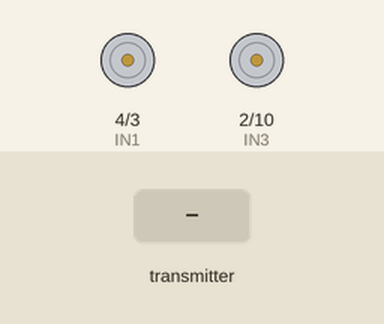
This sketch was run on a simulated Arduino Uno, built with avr-gcc and run on an emulated ATmega328P. Parts: motor-driver pin pairs drawn as motors (green arrow = first pin HIGH = forward, orange = second pin HIGH = backward, longer = more drive, scaled by the enable pin). Inputs (shaded band) come from the test bench. No radio packets arrive unless stated; what the sketch prints to the serial monitor is not drawn.

Above: at 1.2 s.
1.3 s: the transmitter starts sending x = 256
At 1.8 s:
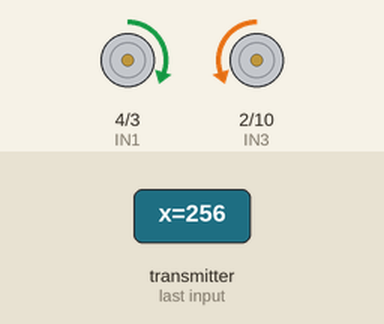
2.8 s: the transmitter starts sending y = 256
At 4.0 s:
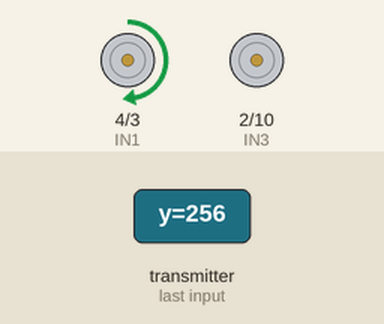
4.3 s: the transmitter starts sending x = 0
At 5.2 s:
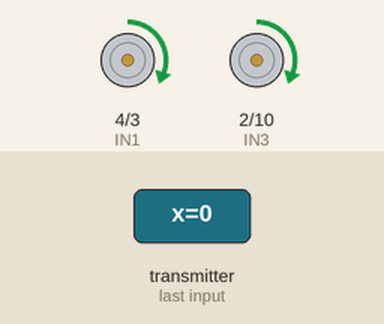
5.8 s: the transmitter starts sending y = 512
At 6.4 s:
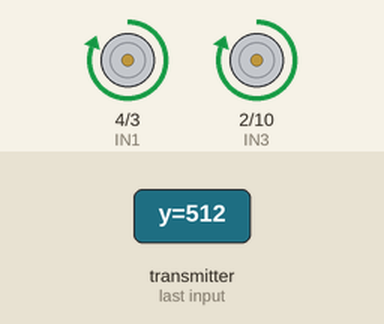
7.3 s: the transmitter starts sending x = 512
At 7.6 s:
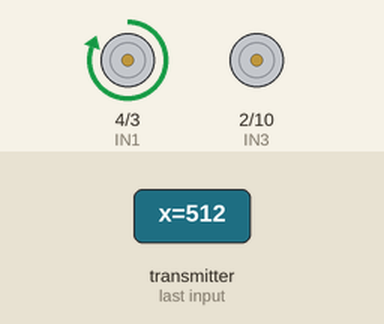
8.8 s: the transmitter starts sending y = 0
At 9.9 s:
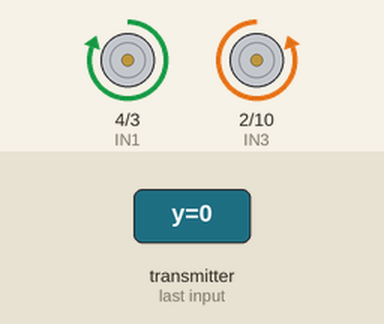
Timing chart, 0 to 11.3 s (numbered marks = the images above; inputs shaded):
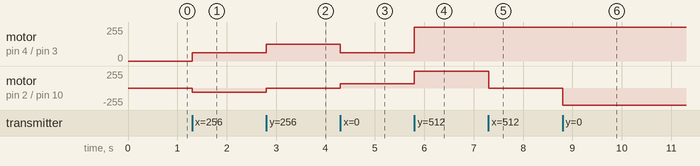

The sketch:

receptor.ino
```cpp
#include <SPI.h>
#include <nRF24L01.h>
#include <RF24.h>

RF24 radio(7, 8);  // CE, CSN

const byte endereco[6] = "SUMO1";

// -------------------------
// L298N
// -------------------------

const int ENA = 5;
const int IN1 = 4;
const int IN2 = 3;

const int ENB = 6;
const int IN3 = 2;
const int IN4 = 10;

// -------------------------
// DADOS
// -------------------------

struct DadosControle {

  int16_t x;
  int16_t y;

  uint8_t botao;

  uint8_t modo;

  uint16_t contador;
};

DadosControle dados;

// -------------------------
// FAILSAFE
// -------------------------

unsigned long ultimoPacote = 0;

const unsigned long TEMPO_FAILSAFE = 250;

// -------------------------
// LIMITES
// -------------------------

const int PWM_MAX = 255;

const int PWM_MIN_MOVIMENTO = 55;

// -------------------------
// SETUP
// -------------------------

void setup() {

  Serial.begin(115200);

  pinMode(ENA, OUTPUT);
  pinMode(IN1, OUTPUT);
  pinMode(IN2, OUTPUT);

  pinMode(ENB, OUTPUT);
  pinMode(IN3, OUTPUT);
  pinMode(IN4, OUTPUT);

  pararMotores();

  radio.begin();

  radio.setChannel(108);

  radio.setDataRate(RF24_250KBPS);

  radio.setPALevel(RF24_PA_HIGH);

  radio.setRetries(5, 15);

  radio.openReadingPipe(1, endereco);

  radio.startListening();

  ultimoPacote = millis();

  Serial.println("RECEPTOR SUMO");

}

// -------------------------
// LOOP
// -------------------------

void loop() {

  if (radio.available()) {

    radio.read(&dados, sizeof(dados));

    ultimoPacote = millis();

    // Botão do joystick = parada de emergência

    if (dados.botao == 1) {

      pararMotores();

      return;
    }

    controlarMotores(dados.x, dados.y);

  }

  // FAILSAFE

  if (millis() - ultimoPacote > TEMPO_FAILSAFE) {

    pararMotores();

  }

}

// -------------------------
// CONTROLE DOS MOTORES
// -------------------------

void controlarMotores(int x, int y) {

  /*
     Y = avanço / ré
     X = direção
  */

  float frente = y / 512.0;

  float direcao = x / 512.0;

  frente = constrain(frente, -1.0, 1.0);

  direcao = constrain(direcao, -1.0, 1.0);

  // Curva de resposta

  frente = curva(frente);

  direcao = curva(direcao);

  // Mistura diferencial

  float esquerda = frente + direcao;

  float direita = frente - direcao;

  // Normalização

  float maior = max(abs(esquerda), abs(direita));

  if (maior > 1.0) {

    esquerda /= maior;

    direita /= maior;

  }

  int pwmEsquerda = esquerda * PWM_MAX;

  int pwmDireita = direita * PWM_MAX;

  moverMotorEsquerdo(pwmEsquerda);

  moverMotorDireito(pwmDireita);

}

// -------------------------
// CURVA DE RESPOSTA
// -------------------------

float curva(float valor) {

  if (valor > 0) {

    return valor * valor;

  }

  else {

    return -(valor * valor);

  }

}

// -------------------------
// MOTOR ESQUERDO
// -------------------------

void moverMotorEsquerdo(int velocidade) {

  velocidade = constrain(velocidade, -255, 255);

  if (velocidade > 0) {

    digitalWrite(IN1, HIGH);
    digitalWrite(IN2, LOW);

    analogWrite(ENA, velocidade);

  }

  else if (velocidade < 0) {

    digitalWrite(IN1, LOW);
    digitalWrite(IN2, HIGH);

    analogWrite(ENA, -velocidade);

  }

  else {

    digitalWrite(IN1, LOW);
    digitalWrite(IN2, LOW);

    analogWrite(ENA, 0);

  }

}

// -------------------------
// MOTOR DIREITO
// -------------------------

void moverMotorDireito(int velocidade) {

  velocidade = constrain(velocidade, -255, 255);

  if (velocidade > 0) {

    digitalWrite(IN3, HIGH);
    digitalWrite(IN4, LOW);

    analogWrite(ENB, velocidade);

  }

  else if (velocidade < 0) {

    digitalWrite(IN3, LOW);
    digitalWrite(IN4, HIGH);

    analogWrite(ENB, -velocidade);

  }

  else {

    digitalWrite(IN3, LOW);
    digitalWrite(IN4, LOW);

    analogWrite(ENB, 0);

  }

}

// -------------------------
// PARADA
// -------------------------

void pararMotores() {

  analogWrite(ENA, 0);
  analogWrite(ENB, 0);

  digitalWrite(IN1, LOW);
  digitalWrite(IN2, LOW);

  digitalWrite(IN3, LOW);
  digitalWrite(IN4, LOW);

}
```

Measured:
- after the input at 1.3 s, motor on pin 4 (IN1) / pin 3 (IN2): stopped → forward 63/255 at once; motor on pin 2 (IN3) / pin 10 (IN4): stopped → backward 63/255 at once
- after the input at 2.8 s, motor on pin 4 (IN1) / pin 3 (IN2): forward 63/255 → forward 127/255 at once; motor on pin 2 (IN3) / pin 10 (IN4): backward 63/255 → stopped at once
- after the input at 4.3 s, motor on pin 4 (IN1) / pin 3 (IN2): forward 127/255 → forward 63/255 at once; motor on pin 2 (IN3) / pin 10 (IN4): stopped → forward 63/255 at once
- after the input at 5.8 s, motor on pin 4 (IN1) / pin 3 (IN2), motor on pin 2 (IN3) / pin 10 (IN4): forward 63/255 → forward 255/255 at once
- after the input at 7.3 s, motor on pin 2 (IN3) / pin 10 (IN4): forward 255/255 → stopped at once
- after the input at 8.8 s, motor on pin 2 (IN3) / pin 10 (IN4): stopped → backward 255/255 at once
